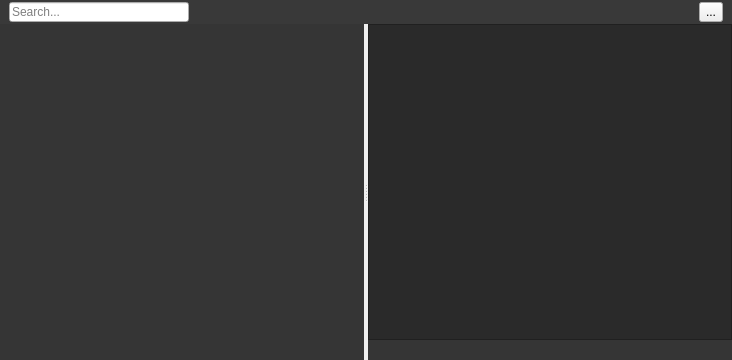
<?xml version="1.0" encoding="UTF-8"?>
<ui version="4.0">
 <class>AssetsView</class>
 <widget class="QWidget" name="AssetsView">
  <property name="geometry">
   <rect>
    <x>0</x>
    <y>0</y>
    <width>732</width>
    <height>360</height>
   </rect>
  </property>
  <property name="windowTitle">
   <string>Form</string>
  </property>
  <layout class="QVBoxLayout" name="verticalLayout">
   <property name="spacing">
    <number>0</number>
   </property>
   <property name="leftMargin">
    <number>0</number>
   </property>
   <property name="topMargin">
    <number>0</number>
   </property>
   <property name="rightMargin">
    <number>0</number>
   </property>
   <property name="bottomMargin">
    <number>0</number>
   </property>
   <item>
    <widget class="QFrame" name="topBar">
     <property name="maximumSize">
      <size>
       <width>16777215</width>
       <height>24</height>
      </size>
     </property>
     <property name="styleSheet">
      <string notr="true">#topBar {
	
	background-color: rgb(57, 57, 57);
}</string>
     </property>
     <property name="frameShape">
      <enum>QFrame::NoFrame</enum>
     </property>
     <property name="frameShadow">
      <enum>QFrame::Plain</enum>
     </property>
     <layout class="QHBoxLayout" name="horizontalLayout_2">
      <property name="topMargin">
       <number>2</number>
      </property>
      <property name="bottomMargin">
       <number>2</number>
      </property>
      <item>
       <widget class="QLineEdit" name="searchInput">
        <property name="sizePolicy">
         <sizepolicy hsizetype="Expanding" vsizetype="Fixed">
          <horstretch>0</horstretch>
          <verstretch>0</verstretch>
         </sizepolicy>
        </property>
        <property name="maximumSize">
         <size>
          <width>180</width>
          <height>16777215</height>
         </size>
        </property>
        <property name="placeholderText">
         <string>Search...</string>
        </property>
       </widget>
      </item>
      <item>
       <spacer name="horizontalSpacer">
        <property name="orientation">
         <enum>Qt::Horizontal</enum>
        </property>
        <property name="sizeHint" stdset="0">
         <size>
          <width>80</width>
          <height>20</height>
         </size>
        </property>
       </spacer>
      </item>
      <item>
       <widget class="QToolButton" name="toolButton">
        <property name="sizePolicy">
         <sizepolicy hsizetype="Fixed" vsizetype="Fixed">
          <horstretch>0</horstretch>
          <verstretch>0</verstretch>
         </sizepolicy>
        </property>
        <property name="text">
         <string>...</string>
        </property>
       </widget>
      </item>
     </layout>
    </widget>
   </item>
   <item>
    <widget class="QSplitter" name="splitter">
     <property name="orientation">
      <enum>Qt::Horizontal</enum>
     </property>
     <widget class="QWidget" name="verticalLayoutWidget">
      <layout class="QVBoxLayout" name="leftLayout">
       <property name="leftMargin">
        <number>0</number>
       </property>
       <item>
        <widget class="QTreeView" name="folderTreeView">
         <property name="font">
          <font>
           <pointsize>12</pointsize>
          </font>
         </property>
         <property name="styleSheet">
          <string notr="true">QTreeView {
	background: rgb(53, 53, 53);
}</string>
         </property>
         <property name="frameShape">
          <enum>QFrame::NoFrame</enum>
         </property>
         <property name="frameShadow">
          <enum>QFrame::Plain</enum>
         </property>
         <attribute name="headerVisible">
          <bool>false</bool>
         </attribute>
        </widget>
       </item>
      </layout>
     </widget>
     <widget class="QWidget" name="verticalLayoutWidget_2">
      <layout class="QVBoxLayout" name="rightLayout">
       <property name="spacing">
        <number>0</number>
       </property>
       <property name="rightMargin">
        <number>0</number>
       </property>
       <item>
        <widget class="QTableView" name="assetsContentView">
         <property name="styleSheet">
          <string notr="true">#assetsContentView {
	background-color: rgb(42, 42, 42);
}</string>
         </property>
         <property name="dragEnabled">
          <bool>true</bool>
         </property>
         <property name="dragDropOverwriteMode">
          <bool>false</bool>
         </property>
         <property name="dragDropMode">
          <enum>QAbstractItemView::DragDrop</enum>
         </property>
         <property name="defaultDropAction">
          <enum>Qt::MoveAction</enum>
         </property>
         <property name="selectionMode">
          <enum>QAbstractItemView::ExtendedSelection</enum>
         </property>
         <property name="showGrid">
          <bool>false</bool>
         </property>
         <property name="gridStyle">
          <enum>Qt::NoPen</enum>
         </property>
         <attribute name="horizontalHeaderVisible">
          <bool>false</bool>
         </attribute>
         <attribute name="verticalHeaderVisible">
          <bool>false</bool>
         </attribute>
        </widget>
       </item>
       <item>
        <widget class="QFrame" name="assetSelectionFrame">
         <property name="styleSheet">
          <string notr="true">#assetSelectionFrame {
	background-color: rgb(53, 53, 53);
}</string>
         </property>
         <property name="frameShape">
          <enum>QFrame::NoFrame</enum>
         </property>
         <property name="frameShadow">
          <enum>QFrame::Plain</enum>
         </property>
         <layout class="QHBoxLayout" name="horizontalLayout">
          <property name="leftMargin">
           <number>6</number>
          </property>
          <property name="topMargin">
           <number>3</number>
          </property>
          <property name="bottomMargin">
           <number>3</number>
          </property>
          <item>
           <widget class="QLabel" name="selectedAssetLabel">
            <property name="text">
             <string/>
            </property>
           </widget>
          </item>
         </layout>
        </widget>
       </item>
      </layout>
     </widget>
    </widget>
   </item>
  </layout>
 </widget>
 <resources/>
 <connections/>
</ui>
